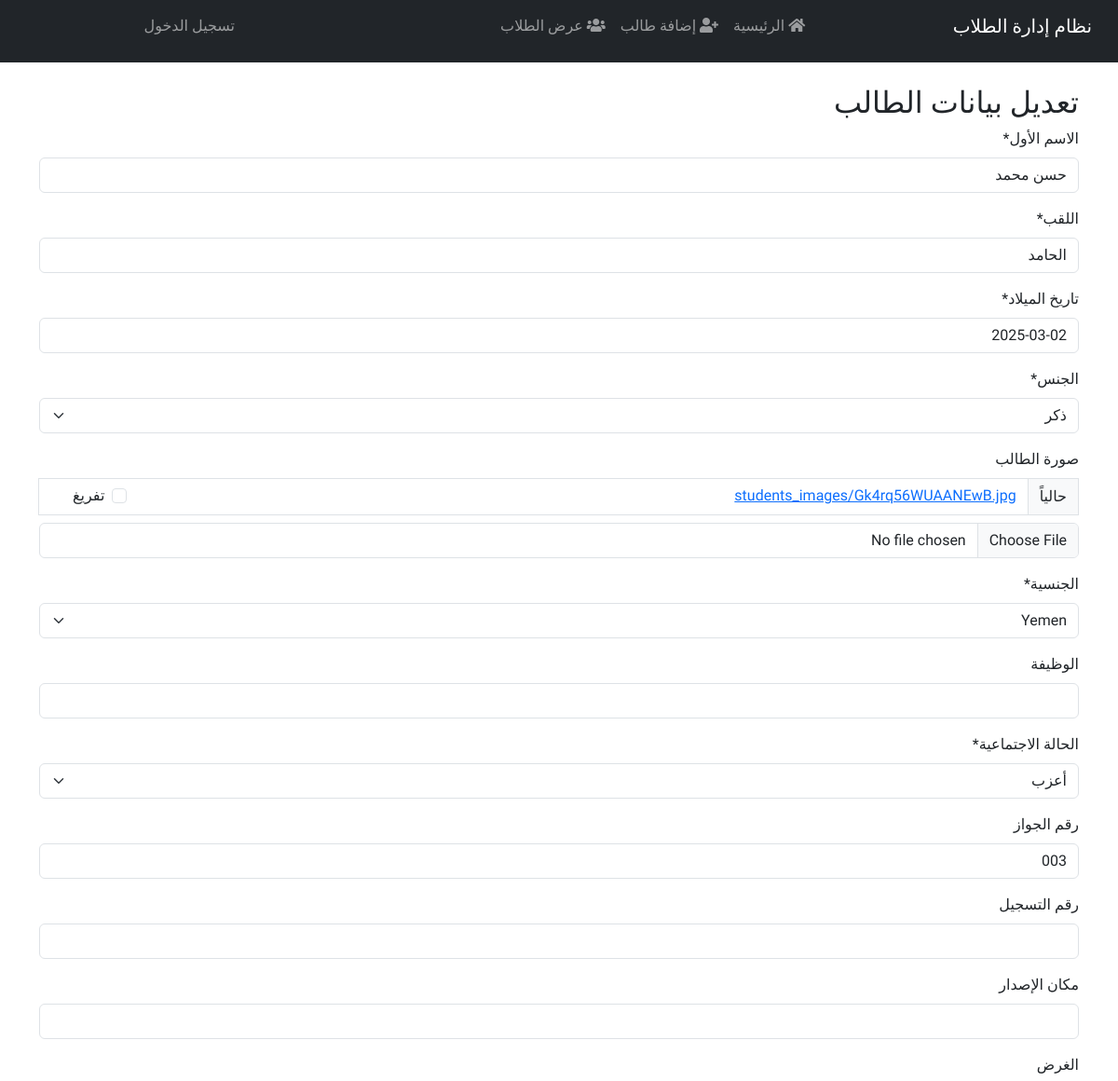
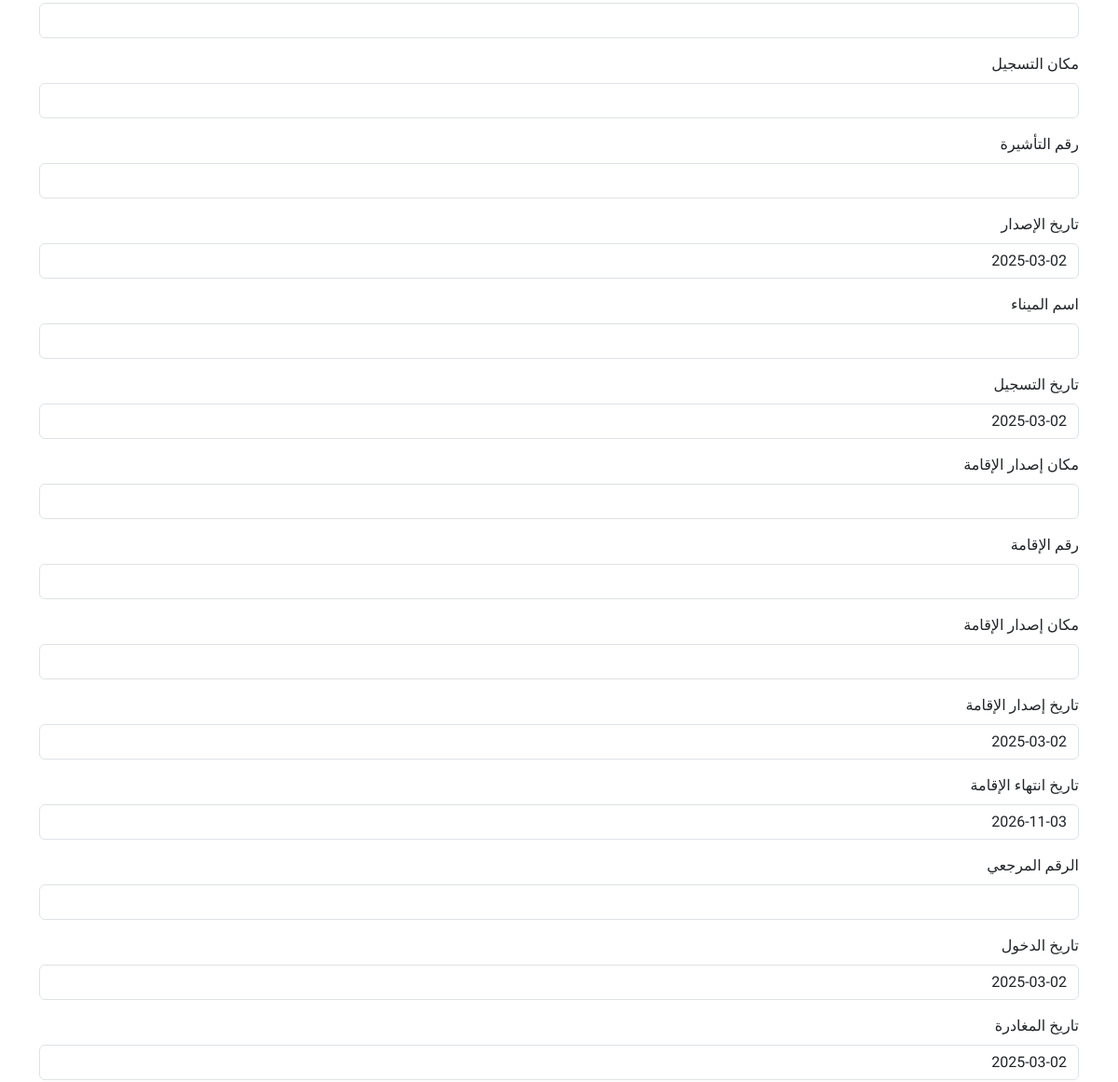
The app's page /student/23/edit/ (upper part), older data (2 pictures, top to bottom).
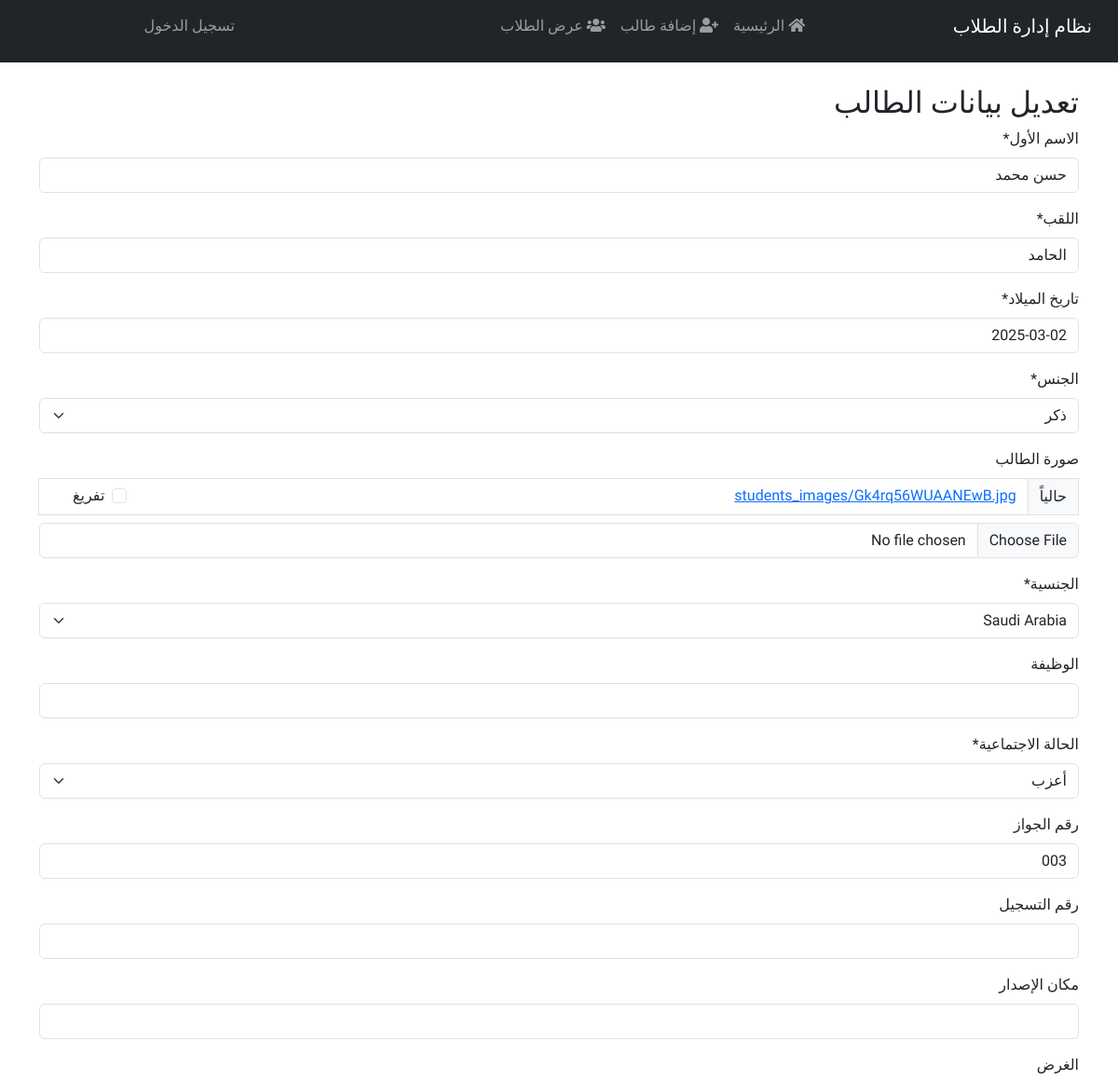
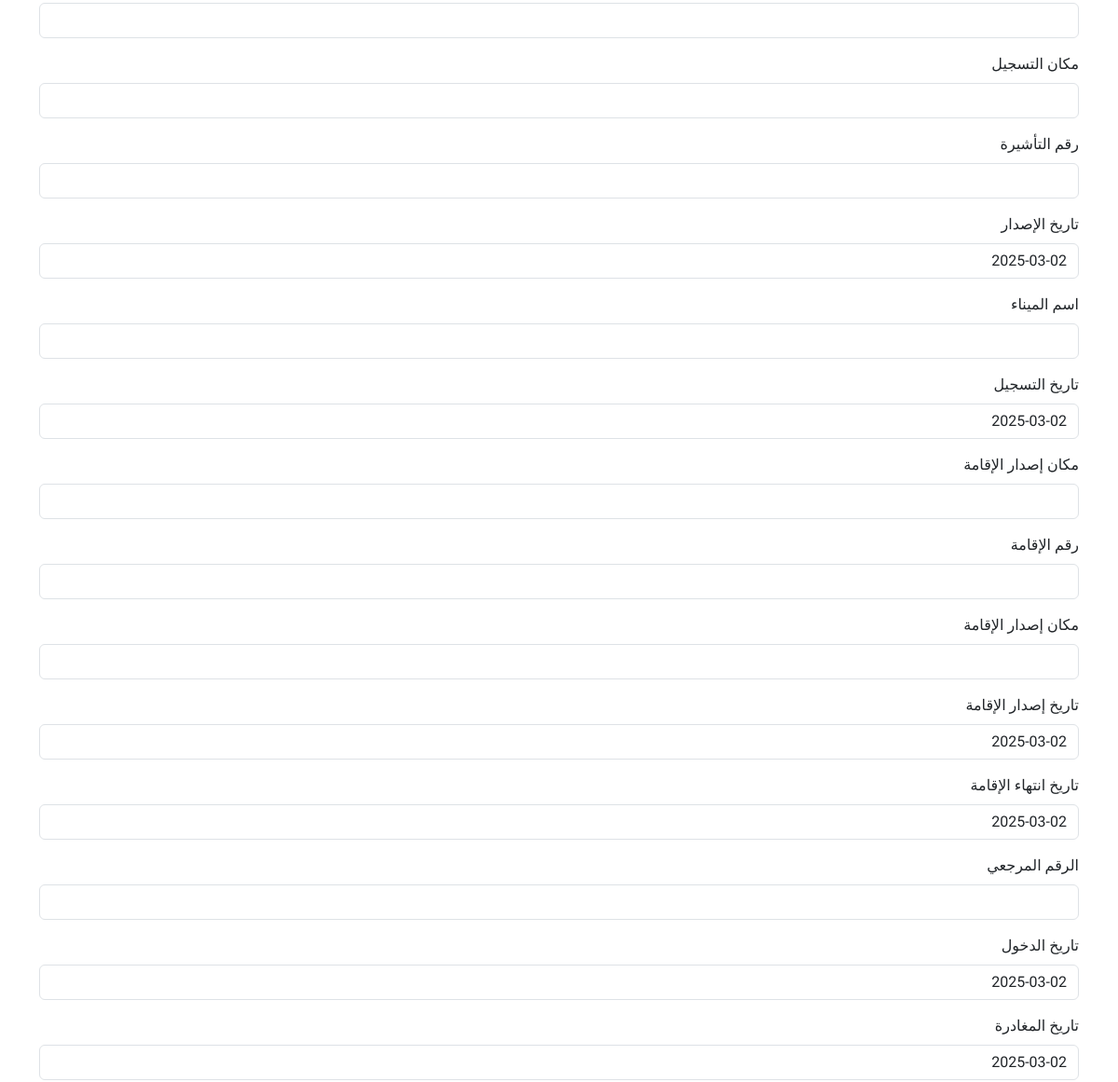
The same page, newer data (2 pictures, top to bottom).
### students/models.py (models this page shows, shortened)
class Student(models.Model):
    GENDER_CHOICES = [
        ('M', 'ذكر'),
        ('F', 'أنثى'),
    ]
    nationality = CountryField(verbose_name="الجنسية")  # استخدام CountryField
    MARITAL_STATUS_CHOICES = [
        ('single', 'أعزب'),
        ('married', 'متزوج'),
        ('divorced', 'مطلق'),
        ('widowed', 'أرمل'),
    ]
    first_name = models.CharField(max_length=100, verbose_name="الاسم الأول")
    last_name = models.CharField(max_length=100, verbose_name="اللقب")
    birth_date = models.DateField(verbose_name="تاريخ الميلاد")
    gender = models.CharField(max_length=1, choices=GENDER_CHOICES, verbose_name="الجنس")
    image = models.ImageField(upload_to='students_images/', blank=True, null=True, verbose_name="صورة الطالب")
    nationality = CountryField(verbose_name="الجنسية")
    job = models.CharField(max_length=100, verbose_name="الوظيفة", blank=True, null=True)
    marital_status = models.CharField(max_length=10, choices=MARITAL_STATUS_CHOICES, verbose_name="الحالة الاجتماعية")
    passport_number = models.CharField(max_length=50, blank=True, null=True, verbose_name="رقم الجواز")
    registration_number = models.CharField(max_length=50, blank=True, null=True, verbose_name="رقم التسجيل")
    place_of_issue = models.CharField(max_length=100, blank=True, null=True, verbose_name="مكان الإصدار")
    purpose = models.CharField(max_length=100, blank=True, null=True, verbose_name="الغرض")
    registration_place = models.CharField(max_length=100, blank=True, null=True, verbose_name="مكان التسجيل")
    visa_number = models.CharField(max_length=50, blank=True, null=True, verbose_name="رقم التأشيرة")
    date_of_issued = models.DateField(blank=True, null=True, verbose_name="تاريخ الإصدار")
    port_name = models.CharField(max_length=100, blank=True, null=True, verbose_name="اسم الميناء")
    date_of_registration = models.DateField(blank=True, null=True, verbose_name="تاريخ التسجيل")
    place_of_issued_residence = models.CharField(max_length=100, blank=True, null=True, verbose_name="مكان إصدار الإقامة")
    residence_number = models.CharField(max_length=50, blank=True, null=True, verbose_name="رقم الإقامة")
    residence_issue_place = models.CharField(max_length=100, blank=True, null=True, verbose_name="مكان إصدار الإقامة")
    residence_issued_date = models.DateField(blank=True, null=True, verbose_name="تاريخ إصدار الإقامة")
    residence_end_date = models.DateField(blank=True, null=True, verbose_name="تاريخ انتهاء الإقامة")
    reference_number = models.CharField(max_length=50, blank=True, null=True, verbose_name="الرقم المرجعي")
    entry_date = models.DateField(blank=True, null=True, verbose_name="تاريخ الدخول")
    end_date = models.DateField(blank=True, null=True, verbose_name="تاريخ المغادرة")
    registration_date = models.DateField(blank=True, null=True, verbose_name="تاريخ التسجيل")
    end_registration_date = models.DateField(blank=True, null=True, verbose_name="تاريخ انتهاء التسجيل")
    type_of_services = models.CharField(max_length=100, blank=True, null=True, verbose_name="نوع الخدمات")
    issuing_authority = models.CharField(max_length=100, blank=True, null=True, verbose_name="الجهة المصدرة")
    phone_number = models.CharField(max_length=20, blank=True, null=True, verbose_name="رقم الهاتف")
    companion_name = models.CharField(max_length=100, blank=True, null=True, verbose_name="اسم المرافق")
    companion_nationality = models.CharField(max_length=100, blank=True, null=True, verbose_name="جنسية المرافق")
    companion_relationship = models.CharField(max_length=100, blank=True, null=True, verbose_name="صلة القرابة")
    companion_passport_number = models.CharField(max_length=50, blank=True, null=True, verbose_name="رقم جواز المرافق")
    companion_residence_number = models.CharField(max_length=50, blank=True, null=True, verbose_name="رقم إقامة المرافق")
    companion_residence_end_date = models.DateField(blank=True, null=True, verbose_name="تاريخ انتهاء إقامة المرافق")
    note = models.TextField(blank=True, null=True, verbose_name="ملاحظة")

### students/views.py (the view)
# urls.py: path('student/<int:student_id>/edit/', student_edit, name='student_edit'),
def student_edit(request, student_id):
    student = get_object_or_404(Student, id=student_id)
    if request.method == "POST":
        form = StudentForm(request.POST, request.FILES, instance=student)
        if form.is_valid():
            form.save()
            return redirect('student_detail', student_id=student.id)
    else:
        form = StudentForm(instance=student)
    return render(request, 'students/student_edit.html', {'form': form, 'student': student})

### students/templates/students/student_edit.html (shortened to what this page needs)
{% extends "students/base.html" %}
{% load crispy_forms_tags %}
{% block content %}
<h2>تعديل بيانات الطالب</h2>
<form method="post" enctype="multipart/form-data">
    {{ form|crispy }}
</form>
{% endblock %}

Row changes from the older to the newer data that the page shows:
changed Student "حسن محمد": nationality "Yemen" → "Saudi Arabia"; residence_end_date "2026-11-03" → "2025-03-02"
